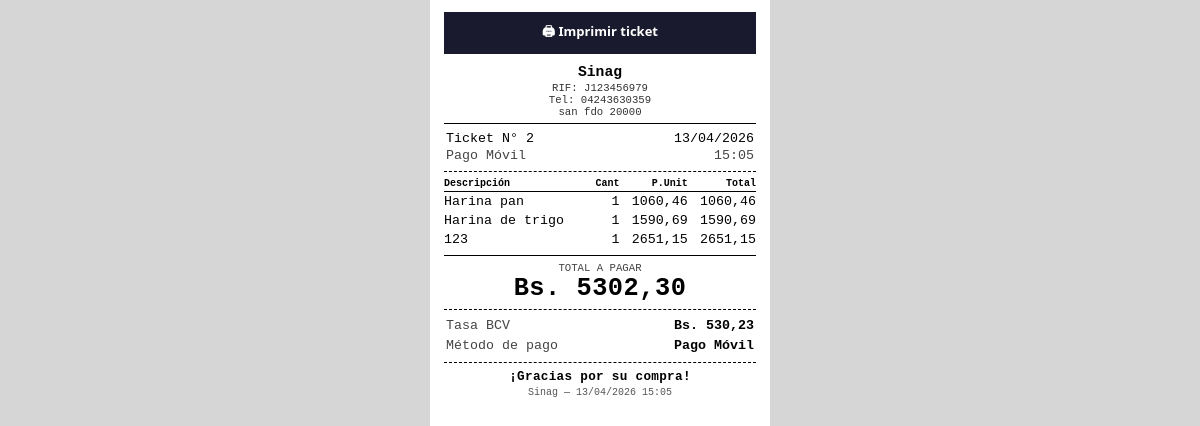
/ticket/2/ (signed in), run on the app's committed database.
### configuracion/models.py (models this page shows, shortened)
class Empresa(models.Model):
    nombre = models.CharField(max_length=200)
    rif = models.CharField(max_length=20)
    telefono = models.CharField(max_length=20, blank=True)
    direccion = models.TextField(blank=True)
    logo = models.ImageField(upload_to='empresa/', blank=True, null=True)
    imprimir_ticket   = models.BooleanField(default=False)
    nombre_impresora  = models.CharField(max_length=200, blank=True, default='')
    class Meta:
        verbose_name = 'Empresa'

### ventas/models.py (models this page shows, shortened)
class Venta(models.Model):
    METODO_PAGO = [
        ('EFECTIVO_USD', 'Efectivo USD'),
        ('EFECTIVO_BS',  'Efectivo Bs'),
        ('TRANSFERENCIA', 'Transferencia'),
        ('PAGO_MOVIL',   'Pago Móvil'),
        ('PUNTO_DE_VENTA', 'PdV (Tarjeta)'),
        ('BIOPAGO',      'Biopago'),
        ('MIXTO',        'Pago Mixto'),
    ]
    ESTADO = [
        ('COMPLETADA', 'Completada'),
        ('ANULADA',    'Anulada'),
    ]
    fecha = models.DateTimeField(auto_now_add=True)
    total_usd = models.DecimalField(max_digits=10, decimal_places=2)
    total_bs = models.DecimalField(max_digits=14, decimal_places=2)
    tasa_aplicada = models.DecimalField(max_digits=12, decimal_places=2)
    metodo_pago = models.CharField(max_length=20, choices=METODO_PAGO)
    estado = models.CharField(max_length=15, choices=ESTADO, default='COMPLETADA')
    notas = models.TextField(blank=True)
    monto_recibido = models.DecimalField(max_digits=14, decimal_places=2, null=True, blank=True)
    vuelto = models.DecimalField(max_digits=14, decimal_places=2, null=True, blank=True)
    vendedor = models.ForeignKey(User, null=True, blank=True, on_delete=models.SET_NULL, related_name='ventas')
    class Meta:
        verbose_name = 'Venta'
        verbose_name_plural = 'Ventas'
        ordering = ['-fecha']

### inventario/models.py (models this page shows, shortened)
class Producto(models.Model):
    categoria = models.ForeignKey(
        Categoria,
        on_delete=models.SET_NULL,
        null=True,
        blank=True,
        related_name='productos'
    )
    nombre = models.CharField(max_length=200)
    codigo_barras = models.CharField(max_length=100, blank=True, null=True, unique=True)
    costo_usd = models.DecimalField(max_digits=10, decimal_places=4, null=True, blank=True)
    precio_usd = models.DecimalField(max_digits=10, decimal_places=4)
    stock_actual = models.IntegerField(default=0)
    stock_minimo = models.IntegerField(default=5)
    imagen = models.ImageField(upload_to='productos/', blank=True, null=True)
    activo = models.BooleanField(default=True)
    class Meta:
        verbose_name = 'Producto'
        verbose_name_plural = 'Productos'
        ordering = ['nombre']

### ventas/views.py (the view, shortened to what this page needs)
# urls.py: path('ticket/<int:pk>/', views.ticket, name='ticket'),
@login_required
def ticket(request, pk):
    venta_obj = get_object_or_404(Venta, pk=pk)
    empresa   = Empresa.objects.first()
    tasa      = venta_obj.tasa_aplicada
    detalles_bs = [
        {
            'nombre':      d.producto.nombre,
            'cantidad':    d.cantidad,
            'precio_bs':   round(d.precio_usd_capturado * tasa, 2),
            'subtotal_bs': round(d.subtotal_usd * tasa, 2),
        }
        for d in venta_obj.detalles.select_related('producto').all()
    ]
    monto_recibido_bs = None
    vuelto_bs         = None
    return render(request, 'pos/ticket.html', {
        'venta':              venta_obj,
        'empresa':            empresa,
        'detalles_bs':        detalles_bs,
        'tasa':               tasa,
        'monto_recibido_bs':  monto_recibido_bs,
        'vuelto_bs':          vuelto_bs,
    })

### ventas/models.py (called while the page is built)
    @property
    def subtotal_usd(self):
        return self.precio_usd_capturado * self.cantidad

### templates/pos/ticket.html (shortened to what this page needs)
<!DOCTYPE html>
<html lang="es">
<head>
</head>
<body>
  <button class="btn-print" onclick="window.print()">🖨 Imprimir ticket</button>
  <div class="empresa-nombre">{{ empresa.nombre|default:"Mi Empresa" }}</div>
  <div class="empresa-sub">RIF: {{ empresa.rif|default:"—" }}</div>
  {% if empresa and empresa.telefono %}
  <div class="empresa-sub">Tel: {{ empresa.telefono }}</div>
  {% endif %}
  {% if empresa and empresa.direccion %}
  <div class="empresa-sub">{{ empresa.direccion }}</div>
  {% endif %}
  <div class="sep-solid"></div>
  <table class="meta">
    <tr>
      <td>Ticket N° {{ venta.pk }}</td>
      <td class="right">{{ venta.fecha|date:"d/m/Y" }}</td>
    </tr>
    <tr>
      <td class="muted">{{ venta.get_metodo_pago_display }}</td>
      <td class="right muted">{{ venta.fecha|date:"H:i" }}</td>
    </tr>
  </table>
  <div class="sep-dash"></div>
  <table class="items">
    <thead>
      <tr>
        <th style="text-align:left;">Descripción</th>
        <th class="num">Cant</th>
        <th class="num">P.Unit</th>
        <th class="num">Total</th>
      </tr>
    </thead>
    <tbody>
      {% for d in detalles_bs %}
      <tr>
        <td class="item-nombre">{{ d.nombre }}</td>
        <td class="num">{{ d.cantidad }}</td>
        <td class="num">{{ d.precio_bs|floatformat:2 }}</td>
        <td class="num">{{ d.subtotal_bs|floatformat:2 }}</td>
      </tr>
      {% endfor %}
    </tbody>
  </table>
  <div class="sep-solid"></div>
  <div class="total-wrap">
    <div class="small muted">TOTAL A PAGAR</div>
    <div class="total-num">Bs. {{ venta.total_bs|floatformat:2 }}</div>
  </div>
  <div class="sep-dash"></div>
  <table class="desglose">
    <tr>
      <td class="lbl">Tasa BCV</td>
      <td class="val">Bs. {{ tasa|floatformat:2 }}</td>
    </tr>
    <tr>
      <td class="lbl">Método de pago</td>
      <td class="val">{{ venta.get_metodo_pago_display }}</td>
    </tr>
  </table>
  <div class="sep-dash"></div>
  <div class="gracias">¡Gracias por su compra!</div>
  <div class="pie">
    {{ empresa.nombre|default:"POS Core" }} — {{ venta.fecha|date:"d/m/Y H:i" }}
  </div>
</body>
</html>

### templates/pos/ticket.html (style rules this page uses)
* { box-sizing: border-box; margin: 0; padding: 0; }
body { width: 76mm; font-family: 'Courier New', Courier, monospace; font-size: 9.5pt; color: #000; background: #fff; padding: 2mm; }
.right { text-align: right; }
.small { font-size: 8pt; }
.muted { color: #444; }
.sep-solid { border-top: 1px solid #000; margin: 4pt 0; }
.sep-dash { border-top: 1px dashed #000; margin: 4pt 0; }
.empresa-nombre { font-size: 11pt; font-weight: bold; text-align: center; line-height: 1.2; }
.empresa-sub { font-size: 8pt; text-align: center; color: #333; }
table.meta { width: 100%; font-size: 8.5pt; }
table.meta td { padding: 0; }
table.items { width: 100%; border-collapse: collapse; font-size: 9pt; }
table.items th { font-size: 7.5pt; font-weight: bold; border-bottom: 1px solid #000; padding: 1pt 0; }
table.items td { padding: 1.5pt 0; vertical-align: top; }
table.items .item-nombre { max-width: 40mm; word-break: break-word; line-height: 1.15; }
table.items .num { text-align: right; white-space: nowrap; }
.total-wrap { text-align: center; margin: 5pt 0 3pt; }
.total-num { font-size: 17pt; font-weight: bold; letter-spacing: 0.5px; }
table.desglose { width: 100%; font-size: 9pt; }
table.desglose td { padding: 1pt 0; }
table.desglose .lbl { color: #444; }
table.desglose .val { text-align: right; font-weight: bold; }
.gracias { text-align: center; font-size: 9.5pt; font-weight: bold; margin: 5pt 0 2pt; letter-spacing: 0.3px; }
.pie { text-align: center; font-size: 7.5pt; color: #555; margin-top: 2pt; }
@media screen { html, body { height: 100%; } }
@media screen { html { background: #d6d6d6; } }
@media screen { body { width: 100%; max-width: 340px; margin: 0 auto; padding: 12px 14px 16px; background: #fff; font-size: 10.5pt; } }
@media screen { table.items, table.desglose, table.meta { font-size: 10pt; } }
@media screen { .total-num { font-size: 19pt; } }
@media screen { .btn-print { display: block; width: 100%; padding: 10px; background: #1a1a2e; color: #fff; border: none; font-family: 'Segoe UI', Arial, sans-serif; font-size: 13px; font-weight: 700; cursor: pointer; margin-bottom: 10px; border-radius: 0; } }

### data on the page
Empresa: nombre "Sinag", rif "J123456979", telefono "04243630359", direccion "san fdo 20000"
Venta: pk "2", fecha "13/04/2026", metodo_pago "Pago Móvil", fecha "15:05", total_bs "5302,30", tasa_aplicada "530,23", fecha "13/04/2026 15:05"
Producto: nombre "Harina pan"
Producto: nombre "Harina de trigo"
Producto: nombre "123"

### other printed values
{{ d.cantidad }} "1" "1" "1"
{{ d.precio_bs|floatformat:2 }} "1060,46" "1590,69" "2651,15"
{{ d.subtotal_bs|floatformat:2 }} "1060,46" "1590,69" "2651,15"
